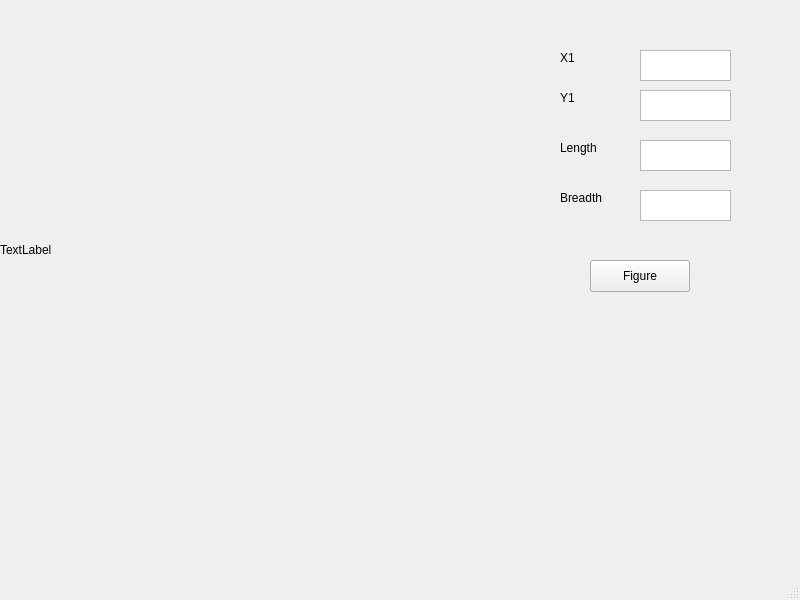
<?xml version="1.0" encoding="UTF-8"?>
<ui version="4.0">
 <class>MainWindow</class>
 <widget class="QMainWindow" name="MainWindow">
  <property name="geometry">
   <rect>
    <x>0</x>
    <y>0</y>
    <width>800</width>
    <height>600</height>
   </rect>
  </property>
  <property name="windowTitle">
   <string>MainWindow</string>
  </property>
  <widget class="QWidget" name="centralwidget">
   <widget class="QLabel" name="label">
    <property name="geometry">
     <rect>
      <x>0</x>
      <y>0</y>
      <width>500</width>
      <height>500</height>
     </rect>
    </property>
    <property name="text">
     <string>TextLabel</string>
    </property>
   </widget>
   <widget class="QLabel" name="label_2">
    <property name="geometry">
     <rect>
      <x>560</x>
      <y>50</y>
      <width>58</width>
      <height>16</height>
     </rect>
    </property>
    <property name="text">
     <string>X1</string>
    </property>
   </widget>
   <widget class="QLabel" name="label_3">
    <property name="geometry">
     <rect>
      <x>560</x>
      <y>90</y>
      <width>58</width>
      <height>16</height>
     </rect>
    </property>
    <property name="text">
     <string>Y1</string>
    </property>
   </widget>
   <widget class="QLabel" name="label_4">
    <property name="geometry">
     <rect>
      <x>560</x>
      <y>140</y>
      <width>58</width>
      <height>16</height>
     </rect>
    </property>
    <property name="text">
     <string>Length</string>
    </property>
   </widget>
   <widget class="QLabel" name="label_5">
    <property name="geometry">
     <rect>
      <x>560</x>
      <y>190</y>
      <width>58</width>
      <height>16</height>
     </rect>
    </property>
    <property name="text">
     <string>Breadth</string>
    </property>
   </widget>
   <widget class="QTextEdit" name="textEdit">
    <property name="geometry">
     <rect>
      <x>640</x>
      <y>50</y>
      <width>91</width>
      <height>31</height>
     </rect>
    </property>
   </widget>
   <widget class="QTextEdit" name="textEdit_2">
    <property name="geometry">
     <rect>
      <x>640</x>
      <y>90</y>
      <width>91</width>
      <height>31</height>
     </rect>
    </property>
   </widget>
   <widget class="QTextEdit" name="textEdit_3">
    <property name="geometry">
     <rect>
      <x>640</x>
      <y>140</y>
      <width>91</width>
      <height>31</height>
     </rect>
    </property>
   </widget>
   <widget class="QTextEdit" name="textEdit_4">
    <property name="geometry">
     <rect>
      <x>640</x>
      <y>190</y>
      <width>91</width>
      <height>31</height>
     </rect>
    </property>
   </widget>
   <widget class="QPushButton" name="pushButton">
    <property name="geometry">
     <rect>
      <x>590</x>
      <y>260</y>
      <width>100</width>
      <height>32</height>
     </rect>
    </property>
    <property name="text">
     <string>Figure</string>
    </property>
   </widget>
  </widget>
  <widget class="QMenuBar" name="menubar">
   <property name="geometry">
    <rect>
     <x>0</x>
     <y>0</y>
     <width>800</width>
     <height>22</height>
    </rect>
   </property>
  </widget>
  <widget class="QStatusBar" name="statusbar"/>
 </widget>
 <resources/>
 <connections/>
</ui>
